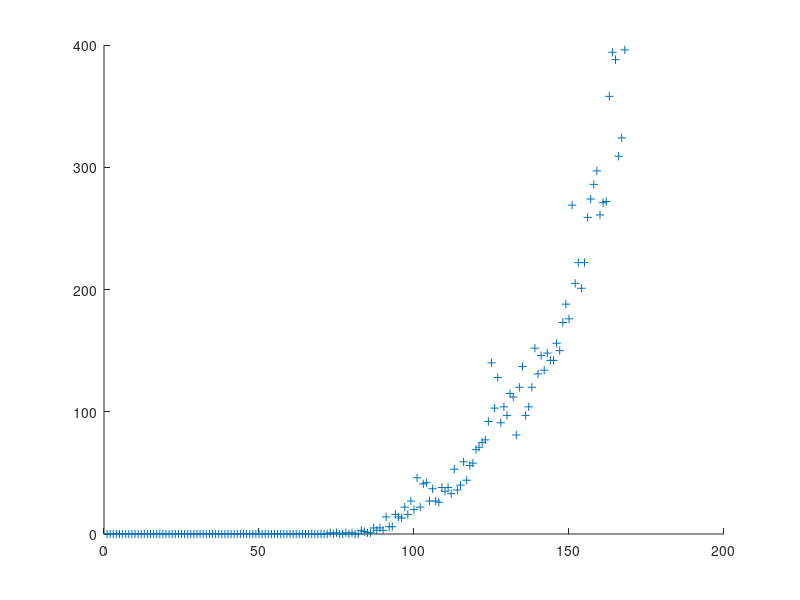

MATLAB code to generate this figure: (Note: this script raises an error after producing the figure.)
%stimulation script
clear ; close all; clc
fprintf('Welcome to the SEIR model of the covid-19\n')
fprintf('Press enter for the schematic of the madel\n');
fprintf('Press "Ctrl+c" to exit the model anywhere \n');
pause;

%img = imread ('SEIR-schematic.jpg');
%imshow(img);
%pause;
%close all;

fprintf('plotting no of infected starting form the start of year\n');
a = csvread('qwerty.csv');
x = a(:,2);
days = (1:size(x,1))';
scatter(days,x, "marker",'+');
pause;
close all;

fprintf('Appling machine learing algorithm to predict the value of transmision rate of the infection\n');
theta = theta_F();
m = days_X(days);
m = [ones(size(m,1),1) m];
m = m*theta;
scatter(days,x, "marker",'+');
hold on;
plot(days,m);
pause;
close all;

fprintf('Now the user is required to provide the initial conditions for running the model\n');
pause;
fprintf('for example on 12th june :\n');
fprintf('susceptibles (1.3billion) = 1300000000\n');
fprintf('Exposed = 165358\n');
fprintf('Infected = 309599\n');
fprintf('Recovered = 154239\n');
fprintf('Dead = 8889\n');
fprintf('recommended number of days to predict = 100\n');
pause; 
S0 = input('input the initial number of susceptibles - ')
E0 = input('input the initial number of exposed - ')
I0 = input('input the initial number of infected - ')
R0 = input('input the initial number of recovered - ')
D0 = input('input the initial number of dead - ')
iter = input('input the number of days the user want to predict- ')
fprintf('press enter to predict\n');
pause;
fprintf('It may take up a few seconds\n');
[s e i r d] = ODEsolver(S0, E0, I0 ,R0 , D0, iter);

plotSEIR;
pause;

fprintf('press enter to know the reprduction rate(R)\n');
pause;
fprintf('Appling machine learing algorithm to predict the value of reproduction rate of the infection\n');
R = R0(160,1300000000,321631)

